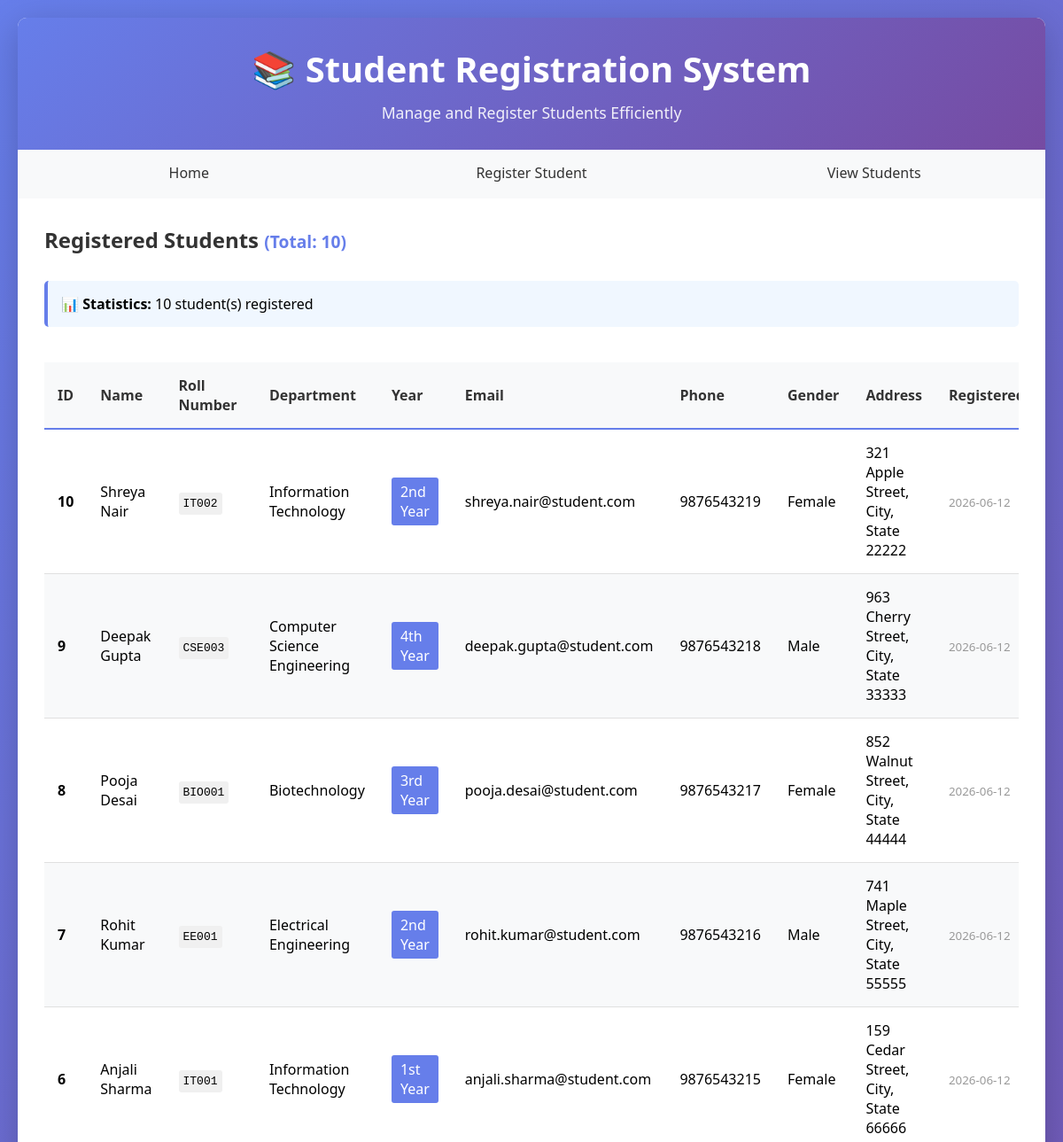
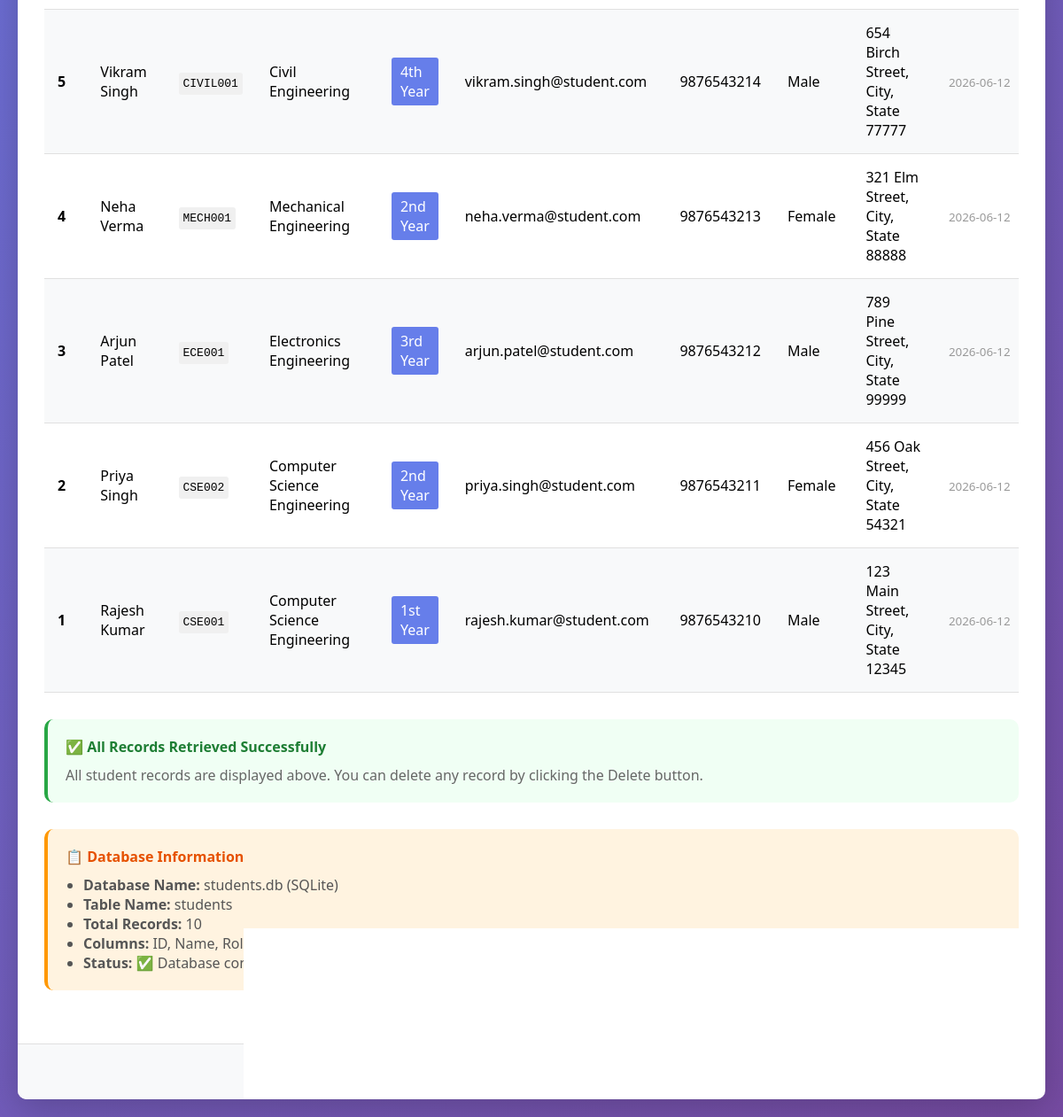
/students, run on the app's committed database (2 pictures, top to bottom).
### tables this page shows
CREATE TABLE students
                 (id INTEGER PRIMARY KEY AUTOINCREMENT,
                  name TEXT NOT NULL,
                  roll_number TEXT NOT NULL UNIQUE,
                  department TEXT NOT NULL,
                  year TEXT NOT NULL,
                  email TEXT NOT NULL,
                  phone TEXT NOT NULL,
                  gender TEXT NOT NULL,
                  address TEXT NOT NULL,
                  registration_date TIMESTAMP DEFAULT CURRENT_TIMESTAMP);

### app.py (the view)
@app.route('/students')
def students():
    try:
        conn = get_db_connection()
        c = conn.cursor()
        c.execute('SELECT * FROM students ORDER BY registration_date DESC')
        students_list = c.fetchall()
        conn.close()
        return render_template('students.html', students=students_list)
    except Exception as e:
        flash(f'Error retrieving students: {str(e)}', 'error')
        return redirect(url_for('index'))

### app.py (called while the page is built)
def get_db_connection():
    conn = sqlite3.connect(DATABASE)
    conn.row_factory = sqlite3.Row
    return conn

### templates/students.html (shortened to what this page needs)
{% extends "base.html" %}
{% block content %}
<div>
    <h2 style="color: #333; margin-bottom: 30px;">
        Registered Students
        <span style="color: #667eea; font-size: 0.8em;">(Total: {{ students|length }})</span>
    </h2>
    {% if students %}
        <div style="background: #f0f7ff; padding: 15px; border-radius: 5px; margin-bottom: 20px; border-left: 4px solid #667eea;">
            <strong>📊 Statistics:</strong> {{ students|length }} student(s) registered
        </div>
        <div class="table-responsive">
            <table>
                <thead>
                    <tr>
                        <th>ID</th>
                        <th>Name</th>
                        <th>Roll Number</th>
                        <th>Department</th>
                        <th>Year</th>
                        <th>Email</th>
                        <th>Phone</th>
                        <th>Gender</th>
                        <th>Address</th>
                        <th>Registered</th>
                    </tr>
                </thead>
                <tbody>
                    {% for student in students %}
                    <tr>
                        <td><strong>{{ student.id }}</strong></td>
                        <td>{{ student.name }}</td>
                        <td><code style="background: #f0f0f0; padding: 5px; border-radius: 3px;">{{ student.roll_number }}</code></td>
                        <td>{{ student.department }}</td>
                        <td><span style="background: #667eea; color: white; padding: 5px 10px; border-radius: 3px; display: inline-block;">{{ student.year }}</span></td>
                        <td>{{ student.email }}</td>
                        <td>{{ student.phone }}</td>
                        <td>{{ student.gender }}</td>
                        <td>{{ student.address }}</td>
                        <td>
                            <small style="color: #999;">
                                {% if student.registration_date %}
                                    {{ student.registration_date[:10] }}
                                {% else %}
                                    N/A
                                {% endif %}
                            </small>
                        </td>
                    </tr>
                    {% endfor %}
                </tbody>
            </table>
        </div>
        <div style="background: #f0fff4; padding: 20px; border-radius: 10px; margin-top: 30px; border-left: 4px solid #28a745;">
            <h4 style="color: #1e7e34; margin-bottom: 10px;">✅ All Records Retrieved Successfully</h4>
            <p style="color: #666;">All student records are displayed above. You can delete any record by clicking the Delete button.</p>
        </div>
    {% endif %}
    {% if students %}
    <div style="background: #fff3e0; padding: 20px; border-radius: 10px; margin-top: 30px; border-left: 4px solid #ff9800;">
        <h4 style="color: #e65100; margin-bottom: 10px;">📋 Database Information</h4>
        <ul style="color: #555; margin-left: 20px;">
            <li><strong>Database Name:</strong> students.db (SQLite)</li>
            <li><strong>Table Name:</strong> students</li>
            <li><strong>Total Records:</strong> {{ students|length }}</li>
            <li><strong>Columns:</strong> ID, Name, Roll Number, Department, Year, Email, Phone, Gender, Address, Registration Date</li>
            <li><strong>Status:</strong> ✅ Database connection successful</li>
        </ul>
    </div>
    {% endif %}
</div>
{% endblock %}

### templates/base.html (shortened to what this page needs)
<!DOCTYPE html>
<html lang="en">
<head>
    <link rel="stylesheet" href="{{ url_for('static', filename='style.css') }}">
</head>
<body>
    <div class="container">
        <header>
            <h1>📚 Student Registration System</h1>
            <p>Manage and Register Students Efficiently</p>
        </header>
        <nav>
            <a href="{{ url_for('index') }}">Home</a>
            <a href="{{ url_for('register') }}">Register Student</a>
            <a href="{{ url_for('students') }}">View Students</a>
        </nav>
        <main>
            {% block content %}{% endblock %}
        </main>
        <footer>
            <p>&copy; 2024 Student Registration System | Day 12 Task</p>
        </footer>
    </div>
</body>
</html>

### static/style.css (style rules this page uses)
* { margin: 0; padding: 0; box-sizing: border-box; }
body { font-family: 'Segoe UI', Tahoma, Geneva, Verdana, sans-serif; background: linear-gradient(135deg, #667eea 0%, #764ba2 100%); min-height: 100vh; padding: 20px; }
.container { max-width: 1200px; margin: 0 auto; background: white; border-radius: 10px; box-shadow: 0 10px 40px rgba(0, 0, 0, 0.2); overflow: hidden; }
header { background: linear-gradient(135deg, #667eea 0%, #764ba2 100%); color: white; padding: 30px; text-align: center; }
header h1 { font-size: 2.5em; margin-bottom: 10px; }
header p { font-size: 1.1em; opacity: 0.9; }
nav { background: #f8f9fa; padding: 0; display: flex; gap: 0; }
nav a { flex: 1; padding: 15px; text-align: center; text-decoration: none; color: #333; font-weight: 500; transition: all 0.3s ease; border-bottom: 3px solid transparent; }
main { padding: 30px; }
.table-responsive { overflow-x: auto; }
table { width: 100%; border-collapse: collapse; margin-top: 20px; }
thead { background: #f8f9fa; }
th { padding: 15px; text-align: left; font-weight: 600; color: #333; border-bottom: 2px solid #667eea; }
td { padding: 15px; border-bottom: 1px solid #e0e0e0; }
tbody tr { transition: background 0.2s ease; }
tbody tr:nth-child(even) { background: #f8f9fa; }
footer { background: #f8f9fa; padding: 20px; text-align: center; color: #666; border-top: 1px solid #e0e0e0; margin-top: 30px; }

### data on the page
students: id "10", name "Shreya Nair", roll_number "IT002", department "Information Technology", year "2nd Year", email "shreya.nair@student.com", phone "9876543219", gender "Female", address "321 Apple Street, City, State 22222", registration_date "2026-06-12"
students: id "9", name "Deepak Gupta", roll_number "CSE003", department "Computer Science Engineering", year "4th Year", email "deepak.gupta@student.com", phone "9876543218", gender "Male", address "963 Cherry Street, City, State 33333", registration_date "2026-06-12"
students: id "8", name "Pooja Desai", roll_number "BIO001", department "Biotechnology", year "3rd Year", email "pooja.desai@student.com", phone "9876543217", gender "Female", address "852 Walnut Street, City, State 44444", registration_date "2026-06-12"
students: id "7", name "Rohit Kumar", roll_number "EE001", department "Electrical Engineering", year "2nd Year", email "rohit.kumar@student.com", phone "9876543216", gender "Male", address "741 Maple Street, City, State 55555", registration_date "2026-06-12"
students: id "6", name "Anjali Sharma", roll_number "IT001", department "Information Technology", year "1st Year", email "anjali.sharma@student.com", phone "9876543215", gender "Female", address "159 Cedar Street, City, State 66666", registration_date "2026-06-12"
students: id "5", name "Vikram Singh", roll_number "CIVIL001", department "Civil Engineering", year "4th Year", email "vikram.singh@student.com", phone "9876543214", gender "Male", address "654 Birch Street, City, State 77777", registration_date "2026-06-12"
students: id "4", name "Neha Verma", roll_number "MECH001", department "Mechanical Engineering", year "2nd Year", email "neha.verma@student.com", phone "9876543213", gender "Female", address "321 Elm Street, City, State 88888", registration_date "2026-06-12"
students: id "3", name "Arjun Patel", roll_number "ECE001", department "Electronics Engineering", year "3rd Year", email "arjun.patel@student.com", phone "9876543212", gender "Male", address "789 Pine Street, City, State 99999", registration_date "2026-06-12"
students: id "2", name "Priya Singh", roll_number "CSE002", department "Computer Science Engineering", year "2nd Year", email "priya.singh@student.com", phone "9876543211", gender "Female", address "456 Oak Street, City, State 54321", registration_date "2026-06-12"
students: id "1", name "Rajesh Kumar", roll_number "CSE001", department "Computer Science Engineering", year "1st Year", email "rajesh.kumar@student.com", phone "9876543210", gender "Male", address "123 Main Street, City, State 12345", registration_date "2026-06-12"

### other printed values
{{ students|length }} "10"
